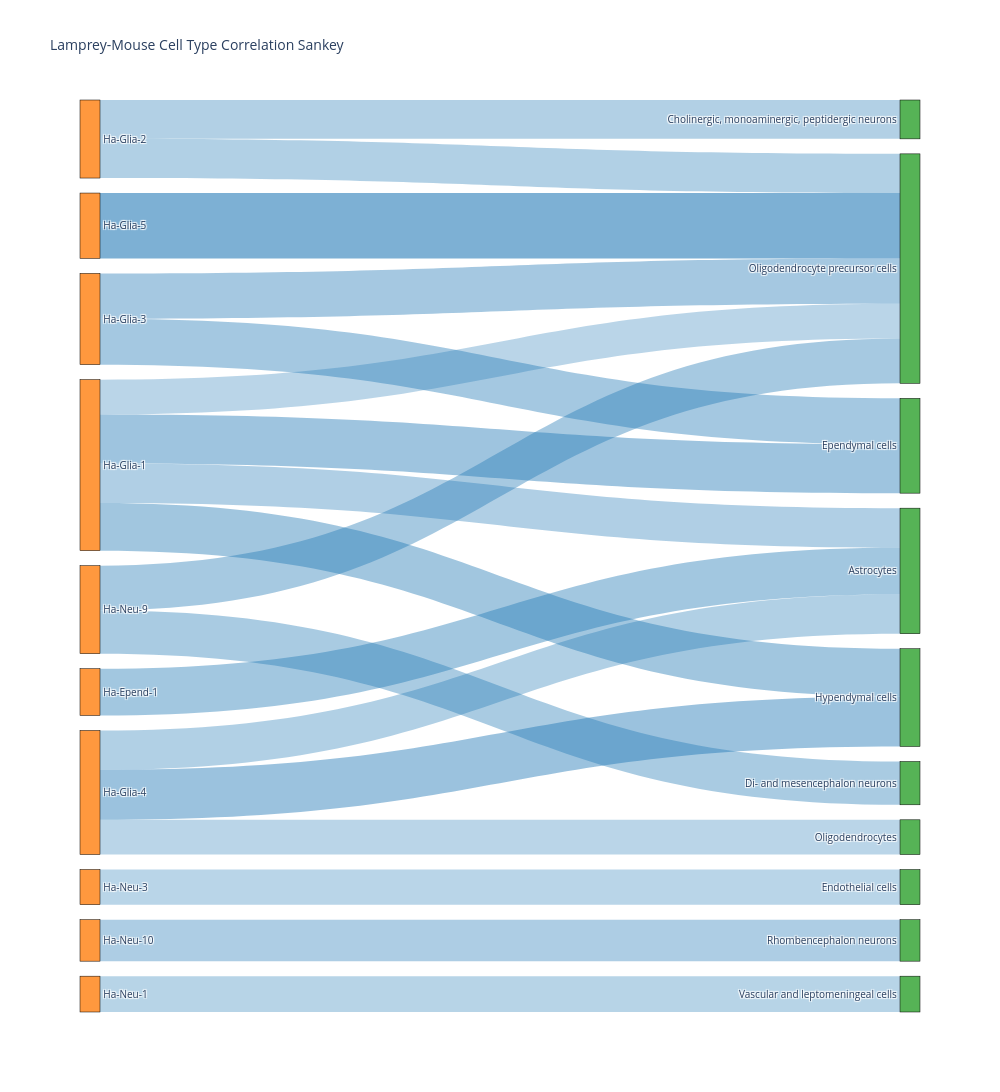
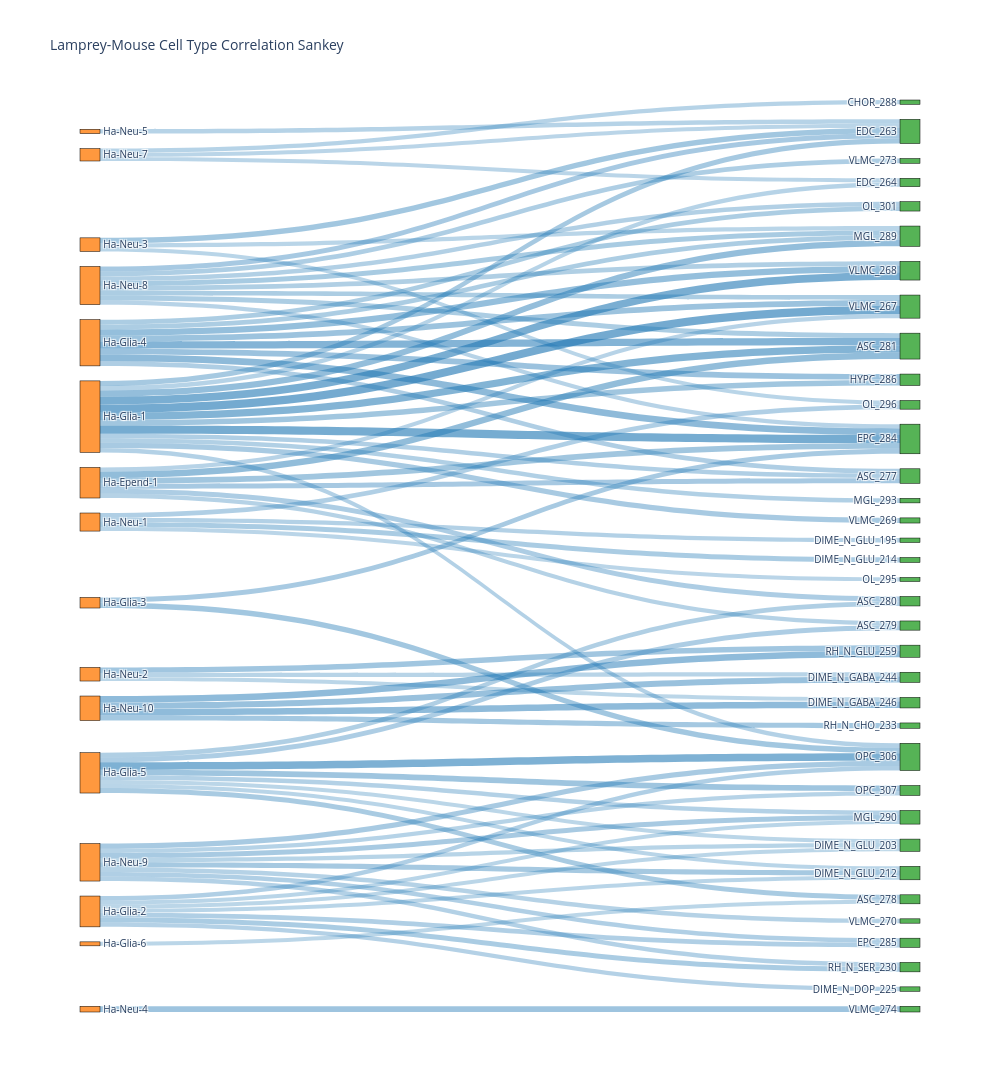

Source (notebook cell) for these figures, in order:
### Code cell
## plot 1
df = pd.DataFrame(adata.obs['celltype'].value_counts())
df = df[df['celltype']>50]
temp = adata[adata.obs['celltype'].isin(df.index.tolist())]
temp.obs['celltype'] = temp.obs['species'].astype(str) +'_'+ temp.obs['celltype'].astype(str)
all_celltypes = list(set(temp.obs['celltype']))
raw_indexs = [i for i in all_celltypes if i.startswith('lamprey')]
raw_columns = [i for i in all_celltypes if i.startswith('mouse')]
scvi_repr = temp.obsm['aligned_scvi']
cell_types = temp.obs['celltype'].values
df = pd.DataFrame(scvi_repr, index=temp.obs.index)
df['cell_type'] = cell_types
mean_repr = df.groupby('cell_type').mean()
corr_matrix = mean_repr.T.corr('pearson')
corr_matrix = corr_matrix[raw_columns].loc[raw_indexs]
corr_matrix.index = [i.replace('lamprey_', '') for i in corr_matrix.index]
corr_matrix.columns = [i.replace('mouse_', ' ') for i in corr_matrix.columns]
corr_plot(corr_matrix, corr1_plot_path, (5,6))
fig = plot_sankey_from_corr(corr_matrix, threshold=0.3, )
fig.write_html(sankey1_plot_path)


## plot 2
df = pd.DataFrame(adata.obs['new_celltype'].value_counts())
df = df[df['new_celltype']>50]
temp = adata[adata.obs['new_celltype'].isin(df.index.tolist())]
temp.obs['new_celltype'] = temp.obs['species'].astype(str) +'_'+ temp.obs['new_celltype'].astype(str)
all_celltypes = list(set(temp.obs['new_celltype']))
raw_indexs = [i for i in all_celltypes if i.startswith('lamprey')]
raw_columns = [i for i in all_celltypes if i.startswith('mouse')]
scvi_repr = temp.obsm['aligned_scvi']
cell_types = temp.obs['new_celltype'].values
df = pd.DataFrame(scvi_repr, index=temp.obs.index)
df['cell_type'] = cell_types
mean_repr = df.groupby('cell_type').mean()
corr_matrix = mean_repr.T.corr('pearson')
corr_matrix = corr_matrix[raw_columns].loc[raw_indexs]
corr_matrix.index = [i.replace('lamprey_', '') for i in corr_matrix.index]
corr_matrix.columns = [i.replace('mouse_', ' ') for i in corr_matrix.columns]
corr_plot(corr_matrix, corr2_plot_path, (18,6))
fig = plot_sankey_from_corr(corr_matrix, threshold=0.3, )
fig.write_html(sankey2_plot_path)

### Figure 1 — Plotly figure (JSON) as saved in the notebook; plotly's stock layout.template omitted (floating-point values rounded to 4 significant figures)
{"data": [{"link": {"color": ["rgba(31, 119, 180, 0.4048978265768852)", "rgba(31, 119, 180, 0.4005778903886966)", "rgba(31, 119, 180, 0.30669713092784867)", "rgba(31, 119, 180, 0.34681416442193946)", "rgba(31, 119, 180, 0.4416692713767133)", "rgba(31, 119, 180, 0.4320720638039933)", "rgba(31, 119, 180, 0.3488474837198946)", "rgba(31, 119, 180, 0.3075814943498155)", "rgba(31, 119, 180, 0.4211365270937762)", "rgba(31, 119, 180, 0.4127782802568588)", "rgba(31, 119, 180, 0.3823435561577217)", "rgba(31, 119, 180, 0.39475446432431716)", "rgba(31, 119, 180, 0.3660301619054007)", "rgba(31, 119, 180, 0.3102904561940306)", "rgba(31, 119, 180, 0.3162560601779294)", "rgba(31, 119, 180, 0.3430453165472532)", "rgba(31, 119, 180, 0.34585093935659206)", "rgba(31, 119, 180, 0.5768113253392536)"], "source": [0, 0, 1, 1, 1, 3, 3, 3, 3, 4, 5, 5, 6, 8, 9, 12, 12, 15], "target": [18, 25, 19, 20, 28, 18, 20, 25, 28, 20, 22, 25, 24, 23, 26, 17, 25, 25], "value": [0.4049, 0.4006, 0.3067, 0.3468, 0.4417, 0.4321, 0.3488, 0.3076, 0.4211, 0.4128, 0.3823, 0.3948, 0.366, 0.3103, 0.3163, 0.343, 0.3459, 0.5768]}, "node": {"color": ["rgba(255, 127, 14, 0.8)", "rgba(255, 127, 14, 0.8)", "rgba(255, 127, 14, 0.8)", "rgba(255, 127, 14, 0.8)", "rgba(255, 127, 14, 0.8)", "rgba(255, 127, 14, 0.8)", "rgba(255, 127, 14, 0.8)", "rgba(255, 127, 14, 0.8)", "rgba(255, 127, 14, 0.8)", "rgba(255, 127, 14, 0.8)", "rgba(255, 127, 14, 0.8)", "rgba(255, 127, 14, 0.8)", "rgba(255, 127, 14, 0.8)", "rgba(255, 127, 14, 0.8)", "rgba(255, 127, 14, 0.8)", "rgba(255, 127, 14, 0.8)", "rgba(255, 127, 14, 0.8)", "rgba(44, 160, 44, 0.8)", "rgba(44, 160, 44, 0.8)", "rgba(44, 160, 44, 0.8)", "rgba(44, 160, 44, 0.8)", "rgba(44, 160, 44, 0.8)", "rgba(44, 160, 44, 0.8)", "rgba(44, 160, 44, 0.8)", "rgba(44, 160, 44, 0.8)", "rgba(44, 160, 44, 0.8)", "rgba(44, 160, 44, 0.8)", "rgba(44, 160, 44, 0.8)", "rgba(44, 160, 44, 0.8)"], "label": ["Ha-Glia-3", "Ha-Glia-4", "Ha-Neu-2", "Ha-Glia-1", "Ha-Epend-1", "Ha-Neu-9", "Ha-Neu-10", "Ha-Neu-7", "Ha-Neu-3", "Ha-Neu-1", "Ha-Glia-6", "Ha-Neu-8", "Ha-Glia-2", "Ha-Neu-4", "Ha-Neu-5", "Ha-Glia-5", "Ha-Neu-6", " Cholinergic, monoaminergic, peptidergic neurons", " Ependymal cells", " Oligodendrocytes", " Astrocytes", " Choroid plexus epithelial cells", " Di- and mesencephalon neurons", " Endothelial cells", " Rhombencephalon neurons", " Oligodendrocyte precursor cells", " Vascular and leptomeningeal cells", " Microglia", " Hypendymal cells"], "line": {"color": "black", "width": 0.5}, "pad": 15, "thickness": 20}, "type": "sankey"}], "layout": {"font": {"size": 10}, "height": 1200, "title": {"text": "Lamprey-Mouse Cell Type Correlation Sankey"}, "width": 1000}}

### Figure 2 — Plotly figure (JSON) as saved in the notebook; plotly's stock layout.template omitted (floating-point values rounded to 4 significant figures)
{"data": [{"link": {"color": ["rgba(31, 119, 180, 0.4124754946418314)", "rgba(31, 119, 180, 0.3883761083087802)", "rgba(31, 119, 180, 0.3694911419187607)", "rgba(31, 119, 180, 0.4416692713767133)", "rgba(31, 119, 180, 0.368799106225617)", "rgba(31, 119, 180, 0.43891658342396106)", "rgba(31, 119, 180, 0.4694168777287726)", "rgba(31, 119, 180, 0.35704008384078334)", "rgba(31, 119, 180, 0.5020367473463484)", "rgba(31, 119, 180, 0.5505711493667708)", "rgba(31, 119, 180, 0.41460190715272394)", "rgba(31, 119, 180, 0.30152060709160083)", "rgba(31, 119, 180, 0.3126783573603074)", "rgba(31, 119, 180, 0.47295394653637307)", "rgba(31, 119, 180, 0.4211365270937762)", "rgba(31, 119, 180, 0.3958330289748229)", "rgba(31, 119, 180, 0.6197140007523335)", "rgba(31, 119, 180, 0.3241730908035126)", "rgba(31, 119, 180, 0.5933300684806485)", "rgba(31, 119, 180, 0.34891309066734033)", "rgba(31, 119, 180, 0.3449054895294934)", "rgba(31, 119, 180, 0.3357594839849942)", "rgba(31, 119, 180, 0.6093364366807684)", "rgba(31, 119, 180, 0.3886858375959508)", "rgba(31, 119, 180, 0.5539510130138567)", "rgba(31, 119, 180, 0.3201360651601312)", "rgba(31, 119, 180, 0.3935500763898341)", "rgba(31, 119, 180, 0.41968412957941925)", "rgba(31, 119, 180, 0.32867979039730855)", "rgba(31, 119, 180, 0.3651217188997766)", "rgba(31, 119, 180, 0.48703915731560116)", "rgba(31, 119, 180, 0.31853867706326267)", "rgba(31, 119, 180, 0.38809394837051764)", "rgba(31, 119, 180, 0.38888992535920863)", "rgba(31, 119, 180, 0.3980394670413945)", "rgba(31, 119, 180, 0.3482689105519739)", "rgba(31, 119, 180, 0.3391599919978656)", "rgba(31, 119, 180, 0.3292891295678268)", "rgba(31, 119, 180, 0.32419965173930543)", "rgba(31, 119, 180, 0.4995678584730578)", "rgba(31, 119, 180, 0.40393707492918457)", "rgba(31, 119, 180, 0.4966572101249713)", "rgba(31, 119, 180, 0.4546891243246137)", "rgba(31, 119, 180, 0.3049072361901133)", "rgba(31, 119, 180, 0.3062503255900496)", "rgba(31, 119, 180, 0.3269600465765675)", "rgba(31, 119, 180, 0.30858933577194375)", "rgba(31, 119, 180, 0.4124696410480031)", "rgba(31, 119, 180, 0.30788102082716545)", "rgba(31, 119, 180, 0.3370160882790398)", "rgba(31, 119, 180, 0.30438133857462774)", "rgba(31, 119, 180, 0.3755024152857286)", "rgba(31, 119, 180, 0.3496274049985503)", "rgba(31, 119, 180, 0.3009946677141031)", "rgba(31, 119, 180, 0.383809460844235)", "rgba(31, 119, 180, 0.34245325507144103)", "rgba(31, 119, 180, 0.39051807718223824)", "rgba(31, 119, 180, 0.36828819012439706)", "rgba(31, 119, 180, 0.3523002221646547)", "rgba(31, 119, 180, 0.3610865653296417)", "rgba(31, 119, 180, 0.32136124546227246)", "rgba(31, 119, 180, 0.36758005287525747)", "rgba(31, 119, 180, 0.3035313010742292)", "rgba(31, 119, 180, 0.30855154098088805)", "rgba(31, 119, 180, 0.3481677900914948)", "rgba(31, 119, 180, 0.3110790435106437)", "rgba(31, 119, 180, 0.34832451137894593)", "rgba(31, 119, 180, 0.33446330108593614)", "rgba(31, 119, 180, 0.37661635782742353)", "rgba(31, 119, 180, 0.43261295844664355)", "rgba(31, 119, 180, 0.3270700909797596)", "rgba(31, 119, 180, 0.3037763948557014)", "rgba(31, 119, 180, 0.33550470974914526)", "rgba(31, 119, 180, 0.5729478426132978)", "rgba(31, 119, 180, 0.36631587296420587)", "rgba(31, 119, 180, 0.35253988836520284)", "rgba(31, 119, 180, 0.3102779910333105)", "rgba(31, 119, 180, 0.3805584756553174)", "rgba(31, 119, 180, 0.4276786077062645)"], "source": [0, 0, 1, 1, 1, 1, 1, 1, 1, 1, 2, 2, 2, 3, 3, 3, 3, 3, 3, 3, 3, 3, 3, 3, 3, 4, 4, 4, 4, 4, 4, 5, 5, 5, 5, 5, 5, 5, 5, 6, 6, 6, 6, 7, 7, 7, 8, 8, 8, 9, 9, 9, 9, 10, 11, 11, 11, 11, 11, 11, 11, 11, 12, 12, 12, 12, 12, 12, 12, 13, 14, 15, 15, 15, 15, 15, 15, 15, 15], "target": [40, 42, 18, 19, 22, 26, 31, 33, 42, 73, 21, 56, 67, 18, 19, 23, 26, 27, 31, 33, 35, 40, 42, 70, 73, 26, 33, 42, 49, 55, 73, 29, 34, 40, 57, 60, 63, 68, 69, 21, 51, 56, 67, 23, 27, 43, 18, 23, 59, 28, 47, 48, 59, 65, 18, 22, 23, 26, 31, 36, 42, 73, 29, 34, 40, 57, 60, 61, 63, 62, 23, 29, 34, 40, 49, 55, 57, 65, 69], "value": [0.4125, 0.3884, 0.3695, 0.4417, 0.3688, 0.4389, 0.4694, 0.357, 0.502, 0.5506, 0.4146, 0.3015, 0.3127, 0.473, 0.4211, 0.3958, 0.6197, 0.3242, 0.5933, 0.3489, 0.3449, 0.3358, 0.6093, 0.3887, 0.554, 0.3201, 0.3936, 0.4197, 0.3287, 0.3651, 0.487, 0.3185, 0.3881, 0.3889, 0.398, 0.3483, 0.3392, 0.3293, 0.3242, 0.4996, 0.4039, 0.4967, 0.4547, 0.3049, 0.3063, 0.327, 0.3086, 0.4125, 0.3079, 0.337, 0.3044, 0.3755, 0.3496, 0.301, 0.3838, 0.3425, 0.3905, 0.3683, 0.3523, 0.3611, 0.3214, 0.3676, 0.3035, 0.3086, 0.3482, 0.3111, 0.3483, 0.3345, 0.3766, 0.4326, 0.3271, 0.3038, 0.3355, 0.5729, 0.3663, 0.3525, 0.3103, 0.3806, 0.4277]}, "node": {"color": ["rgba(255, 127, 14, 0.8)", "rgba(255, 127, 14, 0.8)", "rgba(255, 127, 14, 0.8)", "rgba(255, 127, 14, 0.8)", "rgba(255, 127, 14, 0.8)", "rgba(255, 127, 14, 0.8)", "rgba(255, 127, 14, 0.8)", "rgba(255, 127, 14, 0.8)", "rgba(255, 127, 14, 0.8)", "rgba(255, 127, 14, 0.8)", "rgba(255, 127, 14, 0.8)", "rgba(255, 127, 14, 0.8)", "rgba(255, 127, 14, 0.8)", "rgba(255, 127, 14, 0.8)", "rgba(255, 127, 14, 0.8)", "rgba(255, 127, 14, 0.8)", "rgba(255, 127, 14, 0.8)", "rgba(44, 160, 44, 0.8)", "rgba(44, 160, 44, 0.8)", "rgba(44, 160, 44, 0.8)", "rgba(44, 160, 44, 0.8)", "rgba(44, 160, 44, 0.8)", "rgba(44, 160, 44, 0.8)", "rgba(44, 160, 44, 0.8)", "rgba(44, 160, 44, 0.8)", "rgba(44, 160, 44, 0.8)", "rgba(44, 160, 44, 0.8)", "rgba(44, 160, 44, 0.8)", "rgba(44, 160, 44, 0.8)", "rgba(44, 160, 44, 0.8)", "rgba(44, 160, 44, 0.8)", "rgba(44, 160, 44, 0.8)", "rgba(44, 160, 44, 0.8)", "rgba(44, 160, 44, 0.8)", "rgba(44, 160, 44, 0.8)", "rgba(44, 160, 44, 0.8)", "rgba(44, 160, 44, 0.8)", "rgba(44, 160, 44, 0.8)", "rgba(44, 160, 44, 0.8)", "rgba(44, 160, 44, 0.8)", "rgba(44, 160, 44, 0.8)", "rgba(44, 160, 44, 0.8)", "rgba(44, 160, 44, 0.8)", "rgba(44, 160, 44, 0.8)", "rgba(44, 160, 44, 0.8)", "rgba(44, 160, 44, 0.8)", "rgba(44, 160, 44, 0.8)", "rgba(44, 160, 44, 0.8)", "rgba(44, 160, 44, 0.8)", "rgba(44, 160, 44, 0.8)", "rgba(44, 160, 44, 0.8)", "rgba(44, 160, 44, 0.8)", "rgba(44, 160, 44, 0.8)", "rgba(44, 160, 44, 0.8)", "rgba(44, 160, 44, 0.8)", "rgba(44, 160, 44, 0.8)", "rgba(44, 160, 44, 0.8)", "rgba(44, 160, 44, 0.8)", "rgba(44, 160, 44, 0.8)", "rgba(44, 160, 44, 0.8)", "rgba(44, 160, 44, 0.8)", "rgba(44, 160, 44, 0.8)", "rgba(44, 160, 44, 0.8)", "rgba(44, 160, 44, 0.8)", "rgba(44, 160, 44, 0.8)", "rgba(44, 160, 44, 0.8)", "rgba(44, 160, 44, 0.8)", "rgba(44, 160, 44, 0.8)", "rgba(44, 160, 44, 0.8)", "rgba(44, 160, 44, 0.8)", "rgba(44, 160, 44, 0.8)", "rgba(44, 160, 44, 0.8)", "rgba(44, 160, 44, 0.8)", "rgba(44, 160, 44, 0.8)"], "label": ["Ha-Glia-3", "Ha-Glia-4", "Ha-Neu-2", "Ha-Glia-1", "Ha-Epend-1", "Ha-Neu-9", "Ha-Neu-10", "Ha-Neu-7", "Ha-Neu-3", "Ha-Neu-1", "Ha-Glia-6", "Ha-Neu-8", "Ha-Glia-2", "Ha-Neu-4", "Ha-Neu-5", "Ha-Glia-5", "Ha-Neu-6", " DIME_N_GLU_192", " MGL_289", " HYPC_286", " ASC_282", " RH_N_GLU_259", " OL_301", " EDC_263", " OL_300", " DIME_N_GLU_238", " VLMC_267", " EDC_264", " DIME_N_GLU_195", " DIME_N_GLU_203", " DIME_N_GLU_213", " VLMC_268", " DIME_N_GLU_189", " ASC_277", " MGL_290", " MGL_293", " VLMC_273", " DIME_N_GLU_216", " RH_N_CHO_234", " DIME_N_GABA_205", " OPC_306", " EDC_266", " EPC_284", " CHOR_288", " DIME_N_UCN_232", " DIME_N_GLU_190", " RH_N_SER_229", " OL_295", " DIME_N_GLU_214", " ASC_279", " ASC_275", " RH_N_CHO_233", " OL_294", " RH_N_GABA_250", " CHOR_287", " ASC_280", " DIME_N_GABA_246", " DIME_N_GLU_212", " OL_299", " OL_296", " EPC_285", " DIME_N_DOP_225", " VLMC_274", " RH_N_SER_230", " DIME_N_GLU_196", " ASC_278", " DIME_N_DOP_224", " DIME_N_GABA_244", " VLMC_270", " OPC_307", " VLMC_269", " VLMC_271", " DIME_N_GABA_245", " ASC_281"], "line": {"color": "black", "width": 0.5}, "pad": 15, "thickness": 20}, "type": "sankey"}], "layout": {"font": {"size": 10}, "height": 1200, "title": {"text": "Lamprey-Mouse Cell Type Correlation Sankey"}, "width": 1000}}
